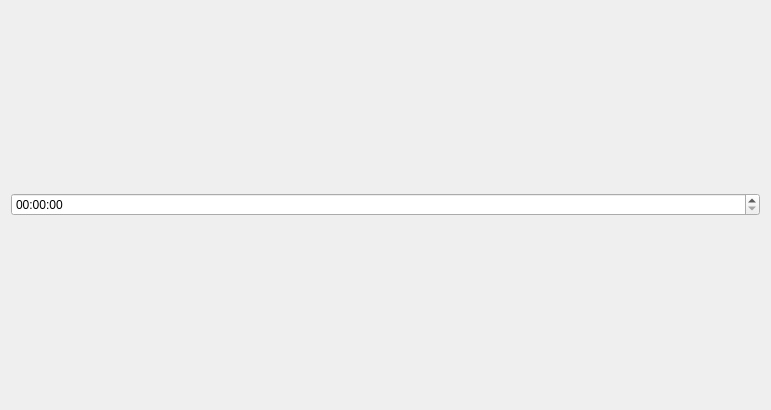
<?xml version="1.0" encoding="UTF-8"?>
<ui version="4.0">
 <class>EnergyControlWnd</class>
 <widget class="QWidget" name="EnergyControlWnd">
  <property name="geometry">
   <rect>
    <x>0</x>
    <y>0</y>
    <width>771</width>
    <height>410</height>
   </rect>
  </property>
  <property name="windowTitle">
   <string>Form</string>
  </property>
  <layout class="QVBoxLayout" name="verticalLayout_2">
   <item>
    <widget class="QTimeEdit" name="timeEdit"/>
   </item>
  </layout>
 </widget>
 <resources/>
 <connections/>
</ui>
